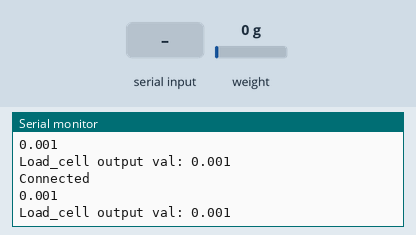
A program run on a simulated ESP8266 (NodeMCU). Shown: the last lines printed to the serial monitor. The inputs (shaded band) are chosen by the test bench; at power-on: weight on the scale 0 g. WiFi joins after 1.5 s; servers stay silent unless stated; EEPROM starts erased.

Above: at 6.1 s.
6.2 s: "t" received over Serial
7.8 s: weight on the scale set to 100 g
At 8.08 s:
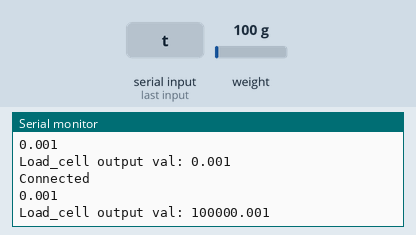
9.3 s: weight on the scale set to 1250 g
At 9.48 s:
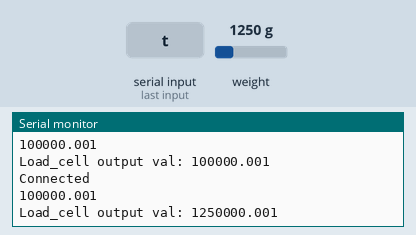
Timing chart, 0 to 12.3 s (numbered marks = the images above; inputs shaded):
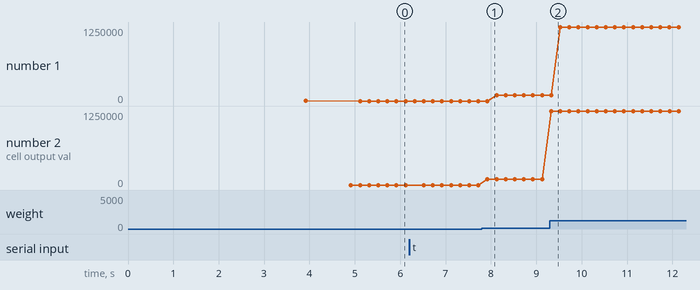

The program:

main.cpp
```cpp
#include <Arduino.h>
//CALIBRATION PROGRAM

// #include <HX711_ADC.h>
// #if defined(ESP8266)|| defined(ESP32) || defined(AVR)
// #include <EEPROM.h>
// #endif

// //pins:
// const int HX711_dout = 14; //mcu > HX711 dout pin
// const int HX711_sck = 12; //mcu > HX711 sck pin

// //HX711 constructor:
// HX711_ADC LoadCell(HX711_dout, HX711_sck);

// const int calVal_eepromAdress = 0;
// unsigned long t = 0;
// void calibrate() {
//   Serial.println("***");
//   Serial.println("Start calibration:");
//   Serial.println("Place the load cell an a level stable surface.");
//   Serial.println("Remove any load applied to the load cell.");
//   Serial.println("Send 't' from serial monitor to set the tare offset.");

//   boolean _resume = false;
//   while (_resume == false) {
//     LoadCell.update();
//     if (Serial.available() > 0) {
//       if (Serial.available() > 0) {
//         char inByte = Serial.read();
//         if (inByte == 't') LoadCell.tareNoDelay();
//       }
//     }
//     if (LoadCell.getTareStatus() == true) {
//       Serial.println("Tare complete");
//       _resume = true;
//     }
//   }

//   Serial.println("Now, place your known mass on the loadcell.");
//   Serial.println("Then send the weight of this mass (i.e. 100.0) from serial monitor.");

//   float known_mass = 0;
//   _resume = false;
//   while (_resume == false) {
//     LoadCell.update();
//     if (Serial.available() > 0) {
//       known_mass = Serial.parseFloat();
//       if (known_mass != 0) {
//         Serial.print("Known mass is: ");
//         Serial.println(known_mass);
//         _resume = true;
//       }
//     }
//   }

//   LoadCell.refreshDataSet(); //refresh the dataset to be sure that the known mass is measured correct
//   float newCalibrationValue = LoadCell.getNewCalibration(known_mass); //get the new calibration value

//   Serial.print("New calibration value has been set to: ");
//   Serial.print(newCalibrationValue);
//   Serial.println(", use this as calibration value (calFactor) in your project sketch.");
//   Serial.print("Save this value to EEPROM adress ");
//   Serial.print(calVal_eepromAdress);
//   Serial.println("? y/n");

//   _resume = false;
//   while (_resume == false) {
//     if (Serial.available() > 0) {
//       char inByte = Serial.read();
//       if (inByte == 'y') {
// #if defined(ESP8266)|| defined(ESP32)
//         EEPROM.begin(512);
// #endif
//         EEPROM.put(calVal_eepromAdress, newCalibrationValue);
// #if defined(ESP8266)|| defined(ESP32)
//         EEPROM.commit();
// #endif
//         EEPROM.get(calVal_eepromAdress, newCalibrationValue);
//         Serial.print("Value ");
//         Serial.print(newCalibrationValue);
//         Serial.print(" saved to EEPROM address: ");
//         Serial.println(calVal_eepromAdress);
//         _resume = true;

//       }
//       else if (inByte == 'n') {
//         Serial.println("Value not saved to EEPROM");
//         _resume = true;
//       }
//     }
//   }

//   Serial.println("End calibration");
//   Serial.println("***");
//   Serial.println("To re-calibrate, send 'r' from serial monitor.");
//   Serial.println("For manual edit of the calibration value, send 'c' from serial monitor.");
//   Serial.println("***");
// }

// void changeSavedCalFactor() {
//   float oldCalibrationValue = LoadCell.getCalFactor();
//   boolean _resume = false;
//   Serial.println("***");
//   Serial.print("Current value is: ");
//   Serial.println(oldCalibrationValue);
//   Serial.println("Now, send the new value from serial monitor, i.e. 696.0");
//   float newCalibrationValue;
//   while (_resume == false) {
//     if (Serial.available() > 0) {
//       newCalibrationValue = Serial.parseFloat();
//       if (newCalibrationValue != 0) {
//         Serial.print("New calibration value is: ");
//         Serial.println(newCalibrationValue);
//         LoadCell.setCalFactor(newCalibrationValue);
//         _resume = true;
//       }
//     }
//   }
//   _resume = false;
//   Serial.print("Save this value to EEPROM adress ");
//   Serial.print(calVal_eepromAdress);
//   Serial.println("? y/n");
//   while (_resume == false) {
//     if (Serial.available() > 0) {
//       char inByte = Serial.read();
//       if (inByte == 'y') {
// #if defined(ESP8266)|| defined(ESP32)
//         EEPROM.begin(512);
// #endif
//         EEPROM.put(calVal_eepromAdress, newCalibrationValue);
// #if defined(ESP8266)|| defined(ESP32)
//         EEPROM.commit();
// #endif
//         EEPROM.get(calVal_eepromAdress, newCalibrationValue);
//         Serial.print("Value ");
//         Serial.print(newCalibrationValue);
//         Serial.print(" saved to EEPROM address: ");
//         Serial.println(calVal_eepromAdress);
//         _resume = true;
//       }
//       else if (inByte == 'n') {
//         Serial.println("Value not saved to EEPROM");
//         _resume = true;
//       }
//     }
//   }
//   Serial.println("End change calibration value");
//   Serial.println("***");
// }

// void setup() {
//   Serial.begin(9600); delay(10);
//   Serial.println();
//   Serial.println("Starting...");

//   LoadCell.begin();
//   //LoadCell.setReverseOutput(); //uncomment to turn a negative output value to positive
//   unsigned long stabilizingtime = 2000; // preciscion right after power-up can be improved by adding a few seconds of stabilizing time
//   boolean _tare = true; //set this to false if you don't want tare to be performed in the next step
//   LoadCell.start(stabilizingtime, _tare);
//   if (LoadCell.getTareTimeoutFlag() || LoadCell.getSignalTimeoutFlag()) {
//     Serial.println("Timeout, check MCU>HX711 wiring and pin designations");
//     while (1);
//   }
//   else {
//     LoadCell.setCalFactor(1.0); // user set calibration value (float), initial value 1.0 may be used for this sketch
//     Serial.println("Startup is complete");
//   }
//   while (!LoadCell.update());
//   calibrate(); //start calibration procedure
// }

// void loop() {
//   static boolean newDataReady = 0;
//   const int serialPrintInterval = 0; //increase value to slow down serial print activity

//   // check for new data/start next conversion:
//   if (LoadCell.update()) newDataReady = true;

//   // get smoothed value from the dataset:
//   if (newDataReady) {
//     if (millis() > t + serialPrintInterval) {
//       float i = LoadCell.getData();
//       Serial.print("Load_cell output val: ");
//       Serial.println(i);
//       newDataReady = 0;
//       t = millis();
//     }
//   }

//   // receive command from serial terminal
//   if (Serial.available() > 0) {
//     char inByte = Serial.read();
//     if (inByte == 't') LoadCell.tareNoDelay(); //tare
//     else if (inByte == 'r') calibrate(); //calibrate
//     else if (inByte == 'c') changeSavedCalFactor(); //edit calibration value manually
//   }

//   // check if last tare operation is complete
//   if (LoadCell.getTareStatus() == true) {
//     Serial.println("Tare complete");
//   }

// }

//WEIGHT MEASUREMENT PROGRAM

#include <HX711_ADC.h>
#if defined(ESP8266)|| defined(ESP32) || defined(AVR)
#include <EEPROM.h>
#include "SSD1306Wire.h"
#include<Wire.h>
#include<ESP8266WiFi.h>
#include<WiFiClient.h>
#include<ESP8266WebServer.h>
#include<ESP8266mDNS.h>
#include<SPI.h>
//#include<MFRC522.h>


#endif
SSD1306Wire display(0x3c,D0,D1);//Try GPIO pins of D0 and D1  Refer techtutorialsx.com


//pins:
const int HX711_dout = 14; //mcu > HX711 dout pin
const int HX711_sck = 12; //mcu > HX711 sck pin

//HX711 constructor:
HX711_ADC LoadCell(HX711_dout, HX711_sck);

float w1;
 String ws1;
 String ww1;

const int calVal_eepromAdress = 0;
unsigned long t = 0;

 const char* ssid = "Galaxy M310767";
const char* password = "ard10000";
//WiFiClient client;
char server[] ="192.168.38.38";


WiFiClient client;

void Sending_to_phpadmindatabase(String weight)
{
  if (client.connect(server,80))
  {
    Serial.println("Connected");

    //make a http request
    // Serial.print("GET /testcase/test.php?weight=");
    client.print("GET http://localhost/medicine/test.php?weight=");
    Serial.println(weight);
    // client.print("weight=");
    client.print(weight);
     client.print(" ");      //SPACE BEFORE HTTP/1.1
    client.print("HTTP/1.1");
    client.println();
    client.println("Host: 192.168.38.38");
    client.println("Connection: close");
    client.println();

  } else
  {
    // if you didn't get a connection to the server:
    Serial.println("connection failed");
  }
 }


void setup() {
  Serial.begin(9600); delay(10);
  Serial.println();
  Serial.println("Starting...");


  LoadCell.begin();
  //LoadCell.setReverseOutput(); //uncomment to turn a negative output value to positive
  float calibrationValue; // calibration value (see example file "Calibration.ino")
  //calibrationValue = 696.0; // uncomment this if you want to set the calibration value in the sketch
#if defined(ESP8266)|| defined(ESP32)
  EEPROM.begin(512); // uncomment this if you use ESP8266/ESP32 and want to fetch the calibration value from eeprom
#endif
  EEPROM.get(calVal_eepromAdress, calibrationValue); // uncomment this if you want to fetch the calibration value from eeprom

  unsigned long stabilizingtime = 2000; // preciscion right after power-up can be improved by adding a few seconds of stabilizing time
  boolean _tare = true; //set this to false if you don't want tare to be performed in the next step
  LoadCell.start(stabilizingtime, _tare);
  if (LoadCell.getTareTimeoutFlag()) {
    Serial.println("Timeout, check MCU>HX711 wiring and pin designations");
    while (1);
  }
  else {
    LoadCell.setCalFactor(calibrationValue); // set calibration value (float)
    Serial.println("Startup is complete");
  }

Serial.println();
Serial.println();

Serial.println("Connecting to");
Serial.print(ssid);

WiFi.begin(ssid,password);

while(WiFi.status()!= WL_CONNECTED)
{
  delay(500);
  Serial.print(".");
}
Serial.println("");
Serial.println("Wifi is Connected!");

//Server.begin();
Serial.println("Server Started");
Serial.println(WiFi.localIP());
delay(1000);
Serial.println("Connecting..");

}

void loop() {

  static boolean newDataReady = 0;
  const int serialPrintInterval = 50; //increase value to slow down serial print activity

  // check for new data/start next conversion:
  if (LoadCell.update()) newDataReady = true;

  // get smoothed value from the dataset:
  if (newDataReady) {
    if (millis() > t + serialPrintInterval) {
       w1 = LoadCell.getData();
      Serial.print("Load_cell output val: ");
      if(w1<0)
      {
        w1=0;
        // Serial.println(weight);
      }
      else{

        w1=w1*1000;
      }
      newDataReady = 0;
      t = millis();
    }
  }

  // receive command from serial terminal, send 't' to initiate tare operation:
  if (Serial.available() > 0) {
    char inByte = Serial.read();
    if (inByte == 't') LoadCell.tareNoDelay();
  }

  // check if last tare operation is complete:
  if (LoadCell.getTareStatus() == true) {
    Serial.println("Tare complete");
  }

  ws1=String(w1);
  ww1=ws1+"1";
  Serial.println(ww1);

  Sending_to_phpadmindatabase(ww1);


}
```

Measured:
- after the input at 7.8 s, the serial monitor: prints a new line after 0.12 s (image 1)
- after the input at 9.3 s, the serial monitor: prints a new line at once (image 2)
- plotted number 1: 0 → 100000 after the input at 7.8 s, 100000 → 1250000 after the input at 9.3 s
- plotted number 2: 0 → 100000 after the input at 7.8 s, 100000 → 1250000 after the input at 9.3 s
